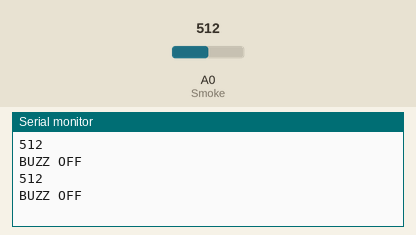
The sketch below on a simulated ESP8266 (NodeMCU). Shown: the last lines printed to the serial monitor. The inputs (shaded band) are chosen by the test bench; at power-on: A0 (Smoke) = 512.

Above: at 2.8 s.
2.9 s: A0 (Smoke) set to 742
At 4.9 s:
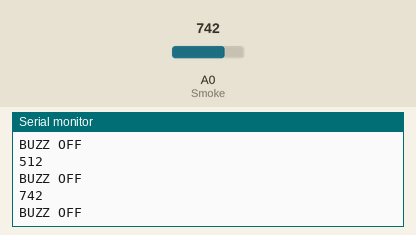
5.6 s: A0 (Smoke) set to 766
At 6.5 s:
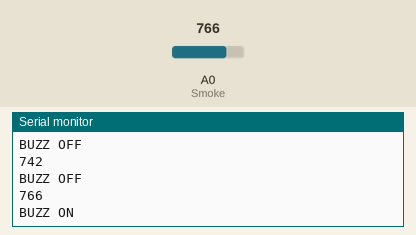
Timing chart, 0 to 8.6 s (numbered marks = the images above; inputs shaded):
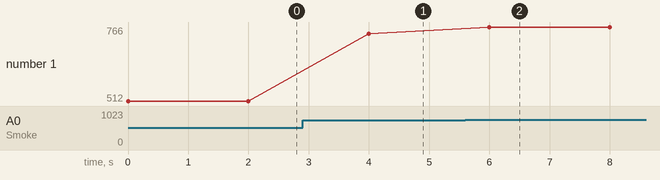

Measured:
- the behaviour switches between 750 and 751 on A0 (Smoke) (found by bisection; images 1 and 2)
- after the input at 2.9 s, the serial monitor: prints a new line after 1.1 s (image 1)
- after the input at 5.6 s, the serial monitor: prints a new line after 0.40 s (image 2)
- plotted number 1: 512 → 742 after the input at 2.9 s, 742 → 766 after the input at 5.6 s

The sketch:

smoke.ino
```cpp
#include<SoftwareSerial.h>
const int Smoke = A0;
const int buzz = D1;
int value;

void setup(){
  Serial.begin(9600);
  pinMode(Smoke, INPUT);
  pinMode(buzz, OUTPUT);
  pinMode(buzz, LOW);
}

void loop(){
  // pinMode(Smoke, LOW);
  value = analogRead(Smoke);
  Serial.println(value);
  if(value > 750){
    digitalWrite(buzz, HIGH);
    Serial.println("BUZZ ON");
    delay(2000);
  }
  else{
    digitalWrite(buzz, LOW);
    Serial.println("BUZZ OFF \t");
    delay(2000);
  }
}
```
